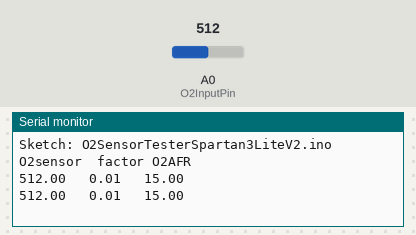
The sketch below on a simulated Arduino Uno, built with avr-gcc and run on an emulated ATmega328P. Shown: the last lines printed to the serial monitor. The inputs (shaded band) are chosen by the test bench; at power-on: A0 (O2InputPin) = 512.

Above: at 1.8 s.
1.9 s: A0 (O2InputPin) set to 716
At 2.8 s:
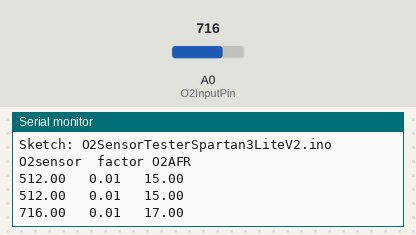
3.4 s: A0 (O2InputPin) set to 900
At 9.8 s:
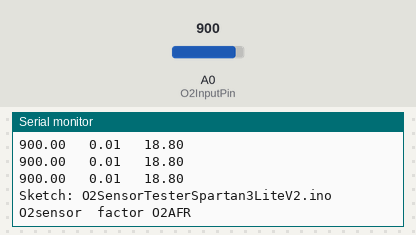
Timing chart, 0 to 10.9 s (numbered marks = the images above; inputs shaded):
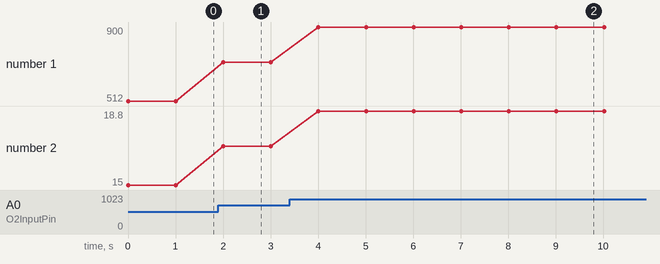

The sketch:

O2SensorTesterSpartan3LiteV2.ino
```cpp
/************
* Deze sketch wordt opgezet om de O2-sensor
* van onze Morris te onderzoeken, los van Speeduino.
* De sensor, LSU49B0 van Spartan3LiteV2, wordt aangesloten via de controller
* (14POINT7):
* zwart =  ground
* wit = ground, voor de verwarming van de sensor
* rood = 12V:
* groen = output1 0 (=10AFR)- 5 (20AFR) volt naar A0;
* bruin = simulated narrowband (niet aangesloten)
* blauw = Sensor Temperature led output (led los van arduino)
* Deze versie getest op 12-11-2024 met spiritusdoek op de sensor en
* daarmee het verdampingsverloop gevolgd mbv serial plotter. Dat
* duurde een minuut of 20. Er was een consistent verloop
* tussen de minimum (10) en maximum (20) AFR waarde.
*************/
char sketch[] = "O2SensorTesterSpartan3LiteV2.ino";
const float AFRtop = 20.0;
const float AFRbottom = 10.0;
float O2sensor;
float O2AFR;
float factor;
int printregel;
const int O2InputPin = A0;

void setup() {
  Serial.begin(115200);
  factor = (AFRtop - AFRbottom)/1023.0;
  printHeader();
  printregel = 0;
}

void loop() {
  O2sensor = analogRead(O2InputPin);
  O2AFR = AFRbottom + O2sensor * factor;
  Serial.print(O2sensor);
  Serial.print("   ");
  Serial.print(factor);
  Serial.print("   ");
  Serial.println(O2AFR);
  printregel++;
  if (printregel == 10) {
    printHeader();
    printregel = 0;
  }
  delay(1000);
}

void printHeader() {
  Serial.print("Sketch: ");
  Serial.println(sketch);
  Serial.println("O2sensor  factor O2AFR");
}
```

Measured:
- after the input at 1.9 s, the serial monitor: prints a new line after 0.10 s (image 1)
- after the input at 3.4 s, the serial monitor: prints a new line after 0.61 s (image 2)
- plotted number 1: 512 → 716 after the input at 1.9 s, 716 → 900 after the input at 3.4 s
- plotted number 2: 15 → 17 after the input at 1.9 s, 17 → 18.8 after the input at 3.4 s
